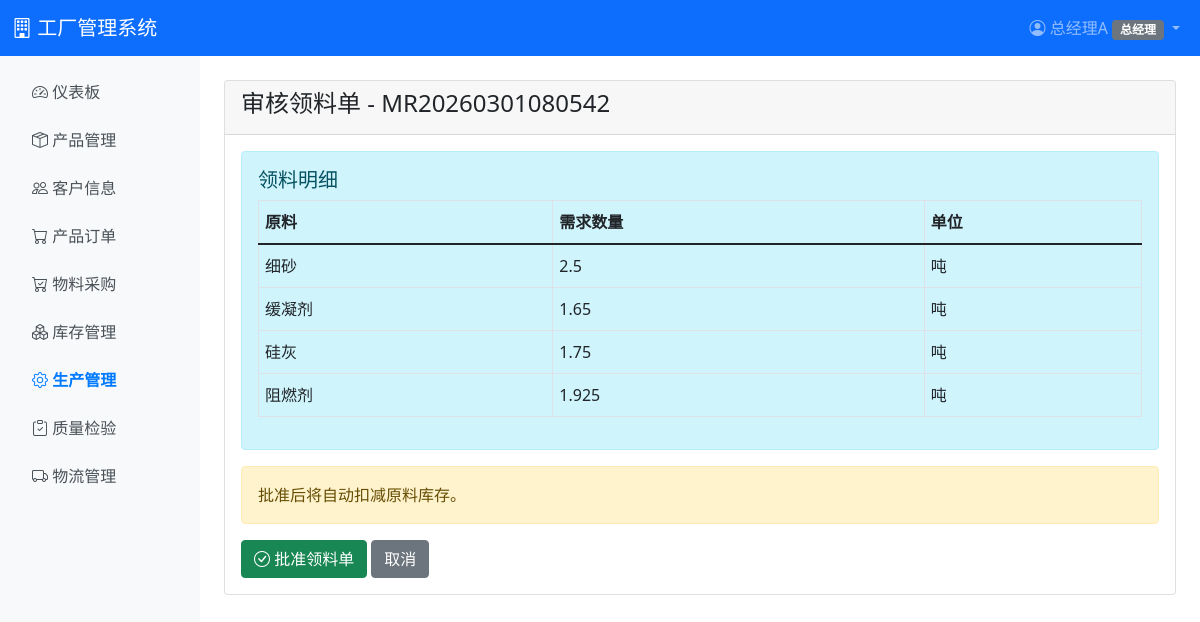
Page /production/requisitions/33/approve/ (signed in) on the committed database.
### accounts/models.py (models this page shows, shortened)
class UserProfile(models.Model):
    ROLE_CHOICES = [
        ('sales', '销售员'),
        ('sales_mgr', '销售经理'),
        ('warehouse', '仓库管理员'),
        ('production', '生产管理员'),
        ('qc', '质检员'),
        ('logistics', '物流管理员'),
        ('ceo', '总经理'),
    ]
    user = models.OneToOneField(User, on_delete=models.CASCADE, related_name='profile')
    role = models.CharField(max_length=20, choices=ROLE_CHOICES, verbose_name='角色')
    permissions = models.ManyToManyField(Permission, blank=True, related_name='user_profiles', verbose_name='额外权限')
    phone = models.CharField(max_length=20, blank=True, verbose_name='电话')
    department = models.CharField(max_length=50, blank=True, verbose_name='部门')
    created_at = models.DateTimeField(auto_now_add=True, verbose_name='创建时间')
    class Meta:
        verbose_name = '用户角色'
        verbose_name_plural = '用户角色'

### production/models.py (models this page shows, shortened)
class MaterialRequisition(models.Model):
    STATUS_CHOICES = [
        ('pending', '待审核'),
        ('approved', '已批准'),
        ('issued', '已发料'),
        ('cancelled', '已取消'),
        ('terminated', '已终结'),
    ]
    requisition_no = models.CharField(max_length=50, unique=True, verbose_name='领料单号')
    task = models.ForeignKey(ProductionTask, on_delete=models.CASCADE, related_name='material_requisitions', verbose_name='生产任务')
    status = models.CharField(max_length=20, choices=STATUS_CHOICES, default='pending', verbose_name='状态')
    requested_by = models.ForeignKey('auth.User', on_delete=models.PROTECT, related_name='requested_requisitions', verbose_name='申请人')
    approved_by = models.ForeignKey('auth.User', on_delete=models.SET_NULL, null=True, blank=True, related_name='approved_requisitions', verbose_name='审批人')
    approved_at = models.DateTimeField(null=True, blank=True, verbose_name='审批时间')
    issued_by = models.ForeignKey('auth.User', on_delete=models.SET_NULL, null=True, blank=True, related_name='issued_requisitions', verbose_name='发料人')
    issued_at = models.DateTimeField(null=True, blank=True, verbose_name='发料时间')
    terminated_by = models.ForeignKey('auth.User', on_delete=models.SET_NULL, null=True, blank=True, related_name='terminated_requisitions', verbose_name='终结人')
    terminated_at = models.DateTimeField(null=True, blank=True, verbose_name='终结时间')
    terminate_reason = models.TextField(blank=True, verbose_name='终结原因')
    created_at = models.DateTimeField(auto_now_add=True, verbose_name='创建时间')
    class Meta:
        verbose_name = '领料单'
        verbose_name_plural = '领料单'
        ordering = ['-created_at']

### inventory/models.py (models this page shows, shortened)
class UnitMixin:
    def to_display(self, base_quantity):
        from inventory.services.unit_conversion import UnitConversionService
        return UnitConversionService.to_display(self, base_quantity)

class Material(UnitMixin, models.Model):
    master_product = models.OneToOneField(
        'product.Product',
        on_delete=models.PROTECT,
        null=True,
        blank=True,
        related_name='inventory_material',
        verbose_name='产品主数据',
    )
    MATERIAL_TYPE_CHOICES = [
        ('raw', '原料'),
        ('semi', '半成品'),
        ('auxiliary', '辅料'),
        ('tool', '工具'),
        ('office', '办公物品'),
        ('other', '其它'),
    ]
    sku = models.CharField(max_length=50, unique=True, verbose_name='SKU编码')
    name = models.CharField(max_length=200, verbose_name='名称')
    category = models.ForeignKey(MaterialCategory, on_delete=models.PROTECT, null=True, blank=True, verbose_name='分类')
    material_type = models.CharField(max_length=20, choices=MATERIAL_TYPE_CHOICES, default='raw', verbose_name='类型')
    base_unit = models.ForeignKey(
        Unit,
        on_delete=models.PROTECT,
        related_name='base_unit_materials',
        verbose_name='基础单位'
    )
    display_unit = models.ForeignKey(
        Unit,
        on_delete=models.PROTECT,
        related_name='display_unit_materials',
        verbose_name='显示单位'
    )
    unit_price = models.DecimalField(max_digits=10, decimal_places=2, default=0, verbose_name='单价（基础单位）')
    safety_stock = models.DecimalField(max_digits=10, decimal_places=2, default=0, verbose_name='安全库存（基础单位）')
    created_at = models.DateTimeField(auto_now_add=True, verbose_name='创建时间')
    class Meta:
        verbose_name = '原料'
        verbose_name_plural = '原料'
        ordering = ['sku']

### production/views.py (the view, shortened to what this page needs)
# urls.py: path('requisitions/<int:pk>/approve/', views.requisition_approve, name='requisition_approve'),
@login_required
@role_required('warehouse', 'ceo')
def requisition_approve(request, pk):
    requisition = get_object_or_404(
        MaterialRequisition.objects.prefetch_related('items__material', 'items__material__base_unit', 'items__material__display_unit'),
        pk=pk,
    )
    if requisition.status != 'pending':
        messages.error(request, '领料单状态不正确')
        return redirect('production:requisition_list')
    insufficient_items = []
    for item in requisition.items.all():
        try:
            inventory = Inventory.objects.get(inventory_type='material', material=item.material)
            from inventory.models import Batch
            available_quantity = Decimal('0')
            for batch in inventory.get_batches():
                available_quantity += batch.get_available_quantity()
        except Inventory.DoesNotExist:
            mat = item.material
            req_disp, _ = mat.to_display(item.required_quantity)
            insufficient_items.append({
                'material': mat.name,
                'required': req_disp,
                'available': 0,
                'unit': mat.display_unit.name if mat.display_unit else '',
            })
    requisition_display_items = []
    for item in requisition.items.select_related('material', 'material__base_unit', 'material__display_unit').all():
        mat = item.material
        disp_qty, _ = mat.to_display(item.required_quantity)
        requisition_display_items.append({
            'material': mat,
            'display_quantity': disp_qty,
            'unit': mat.display_unit.name if mat.display_unit else '',
        })
    context = {
        'requisition': requisition,
        'insufficient_items': insufficient_items,
        'requisition_display_items': requisition_display_items,
    }
    return render(request, 'production/requisition_approve.html', context)

### templates/production/requisition_approve.html (shortened to what this page needs)
{% extends 'base.html' %}
{% load permission_tags %}
{% block content %}
<div class="card">
    <div class="card-header">
        <h4>审核领料单 - {{ requisition.requisition_no }}</h4>
    </div>
    <div class="card-body">
        {% if insufficient_items %}
        <div class="alert alert-danger">
            <h5><i class="bi bi-exclamation-triangle"></i> 库存不足</h5>
            <ul>
                {% for item in insufficient_items %}
                <li>{{ item.material }} - 需求：{{ item.required }}，可用：{{ item.available }}</li>
                {% endfor %}
            </ul>
            <p>无法批准此领料单，请先补充库存。</p>
        </div>
        {% else %}
        <div class="alert alert-info">
            <h5>领料明细</h5>
            <table class="table table-bordered">
                <thead>
                    <tr>
                        <th>原料</th>
                        <th>需求数量</th>
                        <th>单位</th>
                    </tr>
                </thead>
                <tbody>
                    {% for item in requisition_display_items %}
                    <tr>
                        <td>{{ item.material.name }}</td>
                        <td>{{ item.display_quantity|num }}</td>
                        <td>{{ item.unit }}</td>
                    </tr>
                    {% endfor %}
                </tbody>
            </table>
        </div>
        <form method="post">
            <div class="alert alert-warning">
                批准后将自动扣减原料库存。
            </div>
            <button type="submit" class="btn btn-success" {% if insufficient_items %}disabled{% endif %}>
                <i class="bi bi-check-circle"></i> 批准领料单
            </button>
            <a href="{% url 'production:requisition_list' %}" class="btn btn-secondary">取消</a>
        </form>
        {% endif %}
    </div>
</div>
{% endblock %}

### templates/base.html (shortened to what this page needs)
{% load permission_tags %}
<!DOCTYPE html>
<html lang="zh-CN">
<head>
    <link href="https://cdn.jsdelivr.net/npm/bootstrap@5.1.3/dist/css/bootstrap.min.css" rel="stylesheet">
    <link rel="stylesheet" href="https://cdn.jsdelivr.net/npm/bootstrap-icons@1.8.1/font/bootstrap-icons.css">
</head>
<body>
    <nav class="navbar navbar-expand-lg navbar-dark bg-primary">
        <div class="container-fluid">
            <a class="navbar-brand" href="{% url 'dashboard' %}">
                <i class="bi bi-building"></i> 工厂管理系统
            </a>
            <div class="collapse navbar-collapse" id="navbarNav">
                <ul class="navbar-nav ms-auto">
                    {% if user.is_authenticated %}
                    <li class="nav-item dropdown">
                        <a class="nav-link dropdown-toggle" href="#" id="navbarDropdown" role="button" data-bs-toggle="dropdown">
                            <i class="bi bi-person-circle"></i> {{ user.username }}
                            {% if user.profile %}
                            <span class="badge bg-secondary">{{ user.profile.get_role_display }}</span>
                            {% endif %}
                        </a>
                    </li>
                    {% else %}
                    <li class="nav-item">
                        <a class="nav-link" href="{% url 'login' %}">登录</a>
                    </li>
                    {% endif %}
                </ul>
            </div>
        </div>
    </nav>
    {% if user.is_authenticated %}
    <div class="container-fluid">
        <div class="row">
            <nav class="col-md-2 sidebar p-3">
                <ul class="nav flex-column">
                    <li class="nav-item mb-2">
                        <a class="nav-link {% if request.resolver_match.url_name == 'dashboard' %}active{% endif %}" href="{% url 'dashboard' %}">
                            <i class="bi bi-speedometer2"></i> 仪表板
                        </a>
                    </li>
                    <li class="nav-item mb-2">
                        <a class="nav-link {% if request.resolver_match.app_name == 'product' %}active{% endif %}" href="{% url 'product:product_list' %}">
                            <i class="bi bi-box-seam"></i> 产品管理
                        </a>
                    </li>
                    {% if user.profile.role == 'sales' or user.profile.role == 'sales_mgr' or user.profile.role == 'ceo' or user|has_permission:'inventory.customer.view' %}
                    <li class="nav-item mb-2">
                        <a class="nav-link {% if request.resolver_match.app_name == 'sales' and request.resolver_match.url_name|slice:':8' == 'customer' %}active{% endif %}" href="{% url 'sales:customer_list' %}">
                            <i class="bi bi-people"></i> 客户信息
                        </a>
                    </li>
                    {% endif %}
                    {% if user.profile.role == 'sales' or user.profile.role == 'sales_mgr' or user.profile.role == 'warehouse' or user.profile.role == 'ceo' or user|has_permission:'sales.order.view' %}
                    <li class="nav-item mb-2">
                        <a class="nav-link {% if request.resolver_match.app_name == 'sales' and request.resolver_match.url_name|slice:':5' == 'order' %}active{% endif %}" href="{% url 'sales:order_list' %}">
                            <i class="bi bi-cart"></i> 产品订单
                        </a>
                    </li>
                    {% endif %}
                    {% if user.profile.role == 'warehouse' or user.profile.role == 'ceo' %}
                    <li class="nav-item mb-2">
                        <a class="nav-link {% if request.resolver_match.app_name == 'purchase' and request.resolver_match.url_name|slice:':4' == 'task' %}active{% endif %}" href="{% url 'purchase:task_list' %}">
                            <i class="bi bi-cart-check"></i> 物料采购
                        </a>
                    </li>
                    {% endif %}
                    {% if user.profile.role == 'warehouse' or user.profile.role == 'production' or user.profile.role == 'ceo' or user|has_permission:'inventory.view' or user|has_permission:'inventory.view_product' %}
                    <li class="nav-item mb-2">
                        <a class="nav-link {% if request.resolver_match.app_name == 'inventory' %}active{% endif %}" href="{% url 'inventory:inventory_list' %}">
                            <i class="bi bi-boxes"></i> 库存管理
                        </a>
                    </li>
                    {% endif %}
                    {% if user.profile.role == 'production' or user.profile.role == 'ceo' or user|has_permission:'production.task.view' or user|has_permission:'inventory.bom.view' %}
                    <li class="nav-item mb-2">
                        <a class="nav-link {% if request.resolver_match.app_name == 'production' and request.resolver_match.url_name != 'quality_inspection_list' %}active{% endif %}" href="{% url 'production:task_list' %}">
                            <i class="bi bi-gear"></i> 生产管理
                        </a>
                    </li>
                    {% endif %}
                    {% if user.profile.role == 'qc' or user.profile.role == 'production' or user.profile.role == 'ceo' or user|has_permission:'production.task.view' %}
                    <li class="nav-item mb-2">
                        <a class="nav-link {% if request.resolver_match.url_name == 'quality_inspection_list' %}active{% endif %}" href="{% url 'production:quality_inspection_list' %}">
                            <i class="bi bi-clipboard-check"></i> 质量检验
                        </a>
                    </li>
                    {% endif %}
                    {% if user.profile.role == 'logistics' or user.profile.role == 'ceo' or user|has_permission:'logistics.shipment.view' %}
                    <li class="nav-item mb-2">
                        <a class="nav-link {% if request.resolver_match.app_name == 'logistics' %}active{% endif %}" href="{% url 'logistics:shipment_list' %}">
                            <i class="bi bi-truck"></i> 物流管理
                        </a>
                    </li>
                    {% endif %}
                </ul>
            </nav>
            <main class="col-md-10 p-4">
    {% else %}
    <div class="container mt-5">
    {% endif %}
        {% block content %}{% endblock %}
    {% if user.is_authenticated %}
            </main>
        </div>
    </div>
    {% else %}
    </div>
    {% endif %}
</body>
</html>

### rows in the picture
MaterialRequisition: requisition_no "MR20260301080542"
Material: material.name "细砂", display_quantity|num "2.5", unit "吨"
Material: material.name "缓凝剂", display_quantity|num "1.65", unit "吨"
Material: material.name "硅灰", display_quantity|num "1.75", unit "吨"
Material: material.name "阻燃剂", display_quantity|num "1.925", unit "吨"

### other values in the picture
{{ user.username }} "总经理A"
{{ user.profile.get_role_display }} "总经理"
